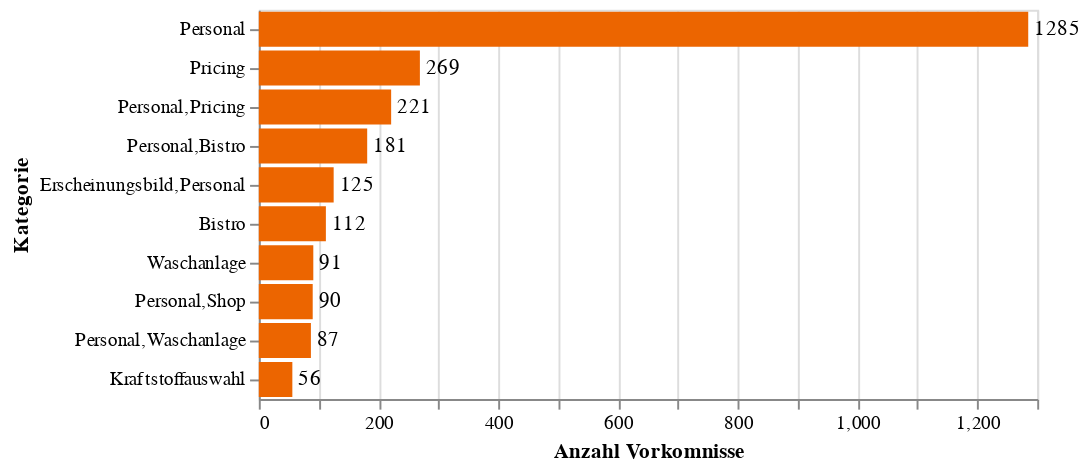

This figure's notebook cell:
### Code cell
kategorien_anzahl_bar = alt.Chart(kategorien_anzahl_df).mark_bar(color='#EC6500').encode(
    x = alt.X('Anzahl', title='Anzahl Vorkomnisse'),
    y = alt.Y('Kategorien', title='Kategorie', sort='-x')
)
kategorien_anzahl_text = kategorien_anzahl_bar.mark_text(
    align='left',
    baseline= 'middle',
    dx=3
).encode(
    text='Anzahl:Q'
)

kategorien_anzahl_chart = (kategorien_anzahl_bar + kategorien_anzahl_text)
kategorien_anzahl_chart

### Figure 1 — Vega-Lite specification as saved in the notebook (floating-point values rounded to 4 significant figures)
{"config": {"view": {"continuousWidth": 400, "continuousHeight": 300}}, "layer": [{"mark": {"type": "bar", "color": "#EC6500"}, "encoding": {"x": {"field": "Anzahl", "title": "Anzahl Vorkomnisse", "type": "quantitative"}, "y": {"field": "Kategorien", "sort": "-x", "title": "Kategorie", "type": "nominal"}}}, {"mark": {"type": "text", "align": "left", "baseline": "middle", "dx": 3}, "encoding": {"text": {"field": "Anzahl", "type": "quantitative"}, "x": {"field": "Anzahl", "title": "Anzahl Vorkomnisse", "type": "quantitative"}, "y": {"field": "Kategorien", "sort": "-x", "title": "Kategorie", "type": "nominal"}}}], "data": {"name": "data-5bd2e03329540c406fb61fed6ac9afa2"}, "$schema": "https://vega.github.io/schema/vega-lite/v4.17.0.json", "datasets": {"data-5bd2e03329540c406fb61fed6ac9afa2": [{"Kategorien": "Personal", "Unnamed: 0": 1285, "Tankstellenname": 1285, "Datum": 1285, "Bewertung": 1285, "Anzahl": 1285}, {"Kategorien": "Pricing", "Unnamed: 0": 269, "Tankstellenname": 269, "Datum": 269, "Bewertung": 269, "Anzahl": 269}, {"Kategorien": "Personal,Pricing", "Unnamed: 0": 221, "Tankstellenname": 221, "Datum": 221, "Bewertung": 221, "Anzahl": 221}, {"Kategorien": "Personal,Bistro", "Unnamed: 0": 181, "Tankstellenname": 181, "Datum": 181, "Bewertung": 181, "Anzahl": 181}, {"Kategorien": "Erscheinungsbild,Personal", "Unnamed: 0": 125, "Tankstellenname": 125, "Datum": 125, "Bewertung": 125, "Anzahl": 125}, {"Kategorien": "Bistro", "Unnamed: 0": 112, "Tankstellenname": 112, "Datum": 112, "Bewertung": 112, "Anzahl": 112}, {"Kategorien": "Waschanlage", "Unnamed: 0": 91, "Tankstellenname": 91, "Datum": 91, "Bewertung": 91, "Anzahl": 91}, {"Kategorien": "Personal,Shop", "Unnamed: 0": 90, "Tankstellenname": 90, "Datum": 90, "Bewertung": 90, "Anzahl": 90}, {"Kategorien": "Personal,Waschanlage", "Unnamed: 0": 87, "Tankstellenname": 87, "Datum": 87, "Bewertung": 87, "Anzahl": 87}, {"Kategorien": "Kraftstoffauswahl", "Unnamed: 0": 56, "Tankstellenname": 56, "Datum": 56, "Bewertung": 56, "Anzahl": 56}]}}
